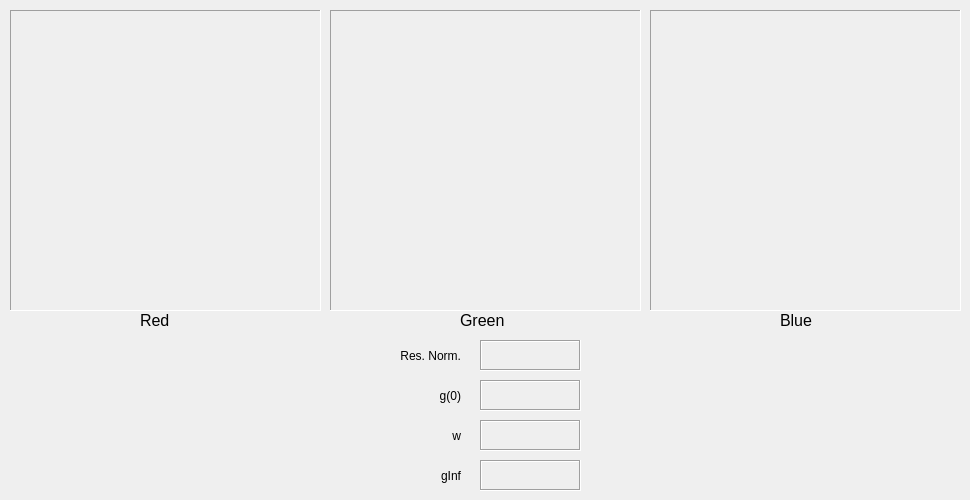
     <widget class="QWidget" name="autoOutputTab">
      <attribute name="title">
       <string>Auto-Correlation</string>
      </attribute>
      <widget class="QLabel" name="labelOutputRed">
       <property name="geometry">
        <rect>
         <x>140</x>
         <y>310</y>
         <width>51</width>
         <height>20</height>
        </rect>
       </property>
       <property name="font">
        <font>
         <pointsize>12</pointsize>
        </font>
       </property>
       <property name="text">
        <string>Red</string>
       </property>
      </widget>
      <widget class="QLabel" name="labelOutputGreen">
       <property name="geometry">
        <rect>
         <x>460</x>
         <y>310</y>
         <width>51</width>
         <height>20</height>
        </rect>
       </property>
       <property name="font">
        <font>
         <pointsize>12</pointsize>
        </font>
       </property>
       <property name="text">
        <string>Green</string>
       </property>
      </widget>
      <widget class="QLabel" name="labelOutputBlue">
       <property name="geometry">
        <rect>
         <x>780</x>
         <y>310</y>
         <width>51</width>
         <height>20</height>
        </rect>
       </property>
       <property name="font">
        <font>
         <pointsize>12</pointsize>
        </font>
       </property>
       <property name="text">
        <string>Blue</string>
       </property>
      </widget>
      <widget class="QLabel" name="labelAutoResNorm">
       <property name="geometry">
        <rect>
         <x>370</x>
         <y>340</y>
         <width>91</width>
         <height>31</height>
        </rect>
       </property>
       <property name="text">
        <string>Res. Norm.</string>
       </property>
       <property name="alignment">
        <set>Qt::AlignRight|Qt::AlignTrailing|Qt::AlignVCenter</set>
       </property>
      </widget>
      <widget class="QLabel" name="autoResNormValue">
       <property name="geometry">
        <rect>
         <x>480</x>
         <y>340</y>
         <width>101</width>
         <height>31</height>
        </rect>
       </property>
       <property name="font">
        <font>
         <pointsize>8</pointsize>
        </font>
       </property>
       <property name="frameShape">
        <enum>QFrame::Box</enum>
       </property>
       <property name="frameShadow">
        <enum>QFrame::Sunken</enum>
       </property>
       <property name="text">
        <string/>
       </property>
       <property name="alignment">
        <set>Qt::AlignCenter</set>
       </property>
      </widget>
      <widget class="QLabel" name="autoG0Value">
       <property name="geometry">
        <rect>
         <x>480</x>
         <y>380</y>
         <width>101</width>
         <height>31</height>
        </rect>
       </property>
       <property name="font">
        <font>
         <pointsize>8</pointsize>
        </font>
       </property>
       <property name="frameShape">
        <enum>QFrame::Box</enum>
       </property>
       <property name="frameShadow">
        <enum>QFrame::Sunken</enum>
       </property>
       <property name="text">
        <string/>
       </property>
       <property name="alignment">
        <set>Qt::AlignCenter</set>
       </property>
      </widget>
      <widget class="QLabel" name="labelAutoG0">
       <property name="geometry">
        <rect>
         <x>370</x>
         <y>380</y>
         <width>91</width>
         <height>31</height>
        </rect>
       </property>
       <property name="text">
        <string>g(0)</string>
       </property>
       <property name="alignment">
        <set>Qt::AlignRight|Qt::AlignTrailing|Qt::AlignVCenter</set>
       </property>
      </widget>
      <widget class="QLabel" name="autoWValue">
       <property name="geometry">
        <rect>
         <x>480</x>
         <y>420</y>
         <width>101</width>
         <height>31</height>
        </rect>
       </property>
       <property name="font">
        <font>
         <pointsize>8</pointsize>
        </font>
       </property>
       <property name="frameShape">
        <enum>QFrame::Box</enum>
       </property>
       <property name="frameShadow">
        <enum>QFrame::Sunken</enum>
       </property>
       <property name="text">
        <string/>
       </property>
       <property name="alignment">
        <set>Qt::AlignCenter</set>
       </property>
      </widget>
      <widget class="QLabel" name="labelAutoW">
       <property name="geometry">
        <rect>
         <x>370</x>
         <y>420</y>
         <width>91</width>
         <height>31</height>
        </rect>
       </property>
       <property name="text">
        <string>w</string>
       </property>
       <property name="alignment">
        <set>Qt::AlignRight|Qt::AlignTrailing|Qt::AlignVCenter</set>
       </property>
      </widget>
      <widget class="QLabel" name="autoGinfValue">
       <property name="geometry">
        <rect>
         <x>480</x>
         <y>460</y>
         <width>101</width>
         <height>31</height>
        </rect>
       </property>
       <property name="font">
        <font>
         <pointsize>8</pointsize>
        </font>
       </property>
       <property name="frameShape">
        <enum>QFrame::Box</enum>
       </property>
       <property name="frameShadow">
        <enum>QFrame::Sunken</enum>
       </property>
       <property name="text">
        <string/>
       </property>
       <property name="alignment">
        <set>Qt::AlignCenter</set>
       </property>
      </widget>
      <widget class="QLabel" name="labelAutoGinf">
       <property name="geometry">
        <rect>
         <x>370</x>
         <y>460</y>
         <width>91</width>
         <height>31</height>
        </rect>
       </property>
       <property name="text">
        <string>gInf</string>
       </property>
       <property name="alignment">
        <set>Qt::AlignRight|Qt::AlignTrailing|Qt::AlignVCenter</set>
       </property>
      </widget>
      <widget class="QLabel" name="imageAutoRed">
       <property name="geometry">
        <rect>
         <x>10</x>
         <y>10</y>
         <width>311</width>
         <height>301</height>
        </rect>
       </property>
       <property name="frameShape">
        <enum>QFrame::Panel</enum>
       </property>
       <property name="frameShadow">
        <enum>QFrame::Sunken</enum>
       </property>
       <property name="text">
        <string/>
       </property>
       <property name="scaledContents">
        <bool>true</bool>
       </property>
      </widget>
      <widget class="QLabel" name="imageAutoGreen">
       <property name="geometry">
        <rect>
         <x>330</x>
         <y>10</y>
         <width>311</width>
         <height>301</height>
        </rect>
       </property>
       <property name="frameShape">
        <enum>QFrame::Panel</enum>
       </property>
       <property name="frameShadow">
        <enum>QFrame::Sunken</enum>
       </property>
       <property name="text">
        <string/>
       </property>
       <property name="scaledContents">
        <bool>true</bool>
       </property>
      </widget>
      <widget class="QLabel" name="imageAutoBlue">
       <property name="geometry">
        <rect>
         <x>650</x>
         <y>10</y>
         <width>311</width>
         <height>301</height>
        </rect>
       </property>
       <property name="frameShape">
        <enum>QFrame::Panel</enum>
       </property>
       <property name="frameShadow">
        <enum>QFrame::Sunken</enum>
       </property>
       <property name="text">
        <string/>
       </property>
       <property name="scaledContents">
        <bool>true</bool>
       </property>
      </widget>
     </widget>
